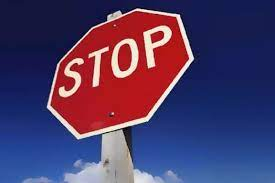
#> input picture computer_vision/camera_calibration/download.jpg, 275 x 183 px
$ jupyter execute perspective_transform.ipynb
#> lines starting #> are read from the running program, lines starting #| are printed output that depends on the picture
[cell 1]
import numpy as np
import matplotlib.pyplot as plt
import cv2

[cell 2]
image_name = "download.jpg"
image = cv2.imread(image_name)
#> image is the input picture: shape (183, 275, 3); mean B, G, R 101.8, 59.1, 76.8
plt.imshow(image)
plt.plot(175, 16, '.')
plt.plot(187, 58, '.')
plt.plot(51, 105, '.')
plt.plot(60, 62, '.')
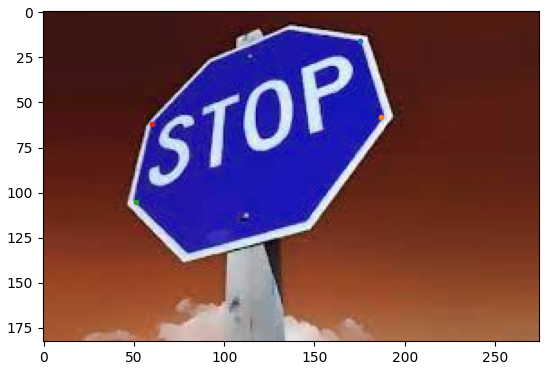
#> figure drawn by matplotlib, 1 panel; B, G, R data is drawn as R, G, B

[cell 3]
def warm(img):
    img_size = (img.shape[0], img.shape[1])
#> img_size = (183, 275)
    src = np.float32([
        [175, 16],
        [187, 58],
        [51, 105],
        [60, 62]])

    dst = np.float32([
        [175, 62],
        [175, 105],
        [51, 105],
        [51, 62]])


    M = cv2.getPerspectiveTransform(src, dst)
    warped = cv2.warpPerspective(img, M, img_size, flags=cv2.INTER_LINEAR)
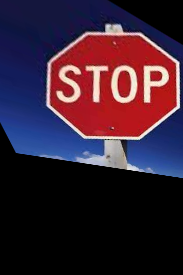
#> warped: shape (275, 183, 3); mean B, G, R 50.9, 32.9, 55.2
    return warped

$ run again, with computer_vision/camera_calibration/calibration_test.png saved as computer_vision/camera_calibration/download.jpg
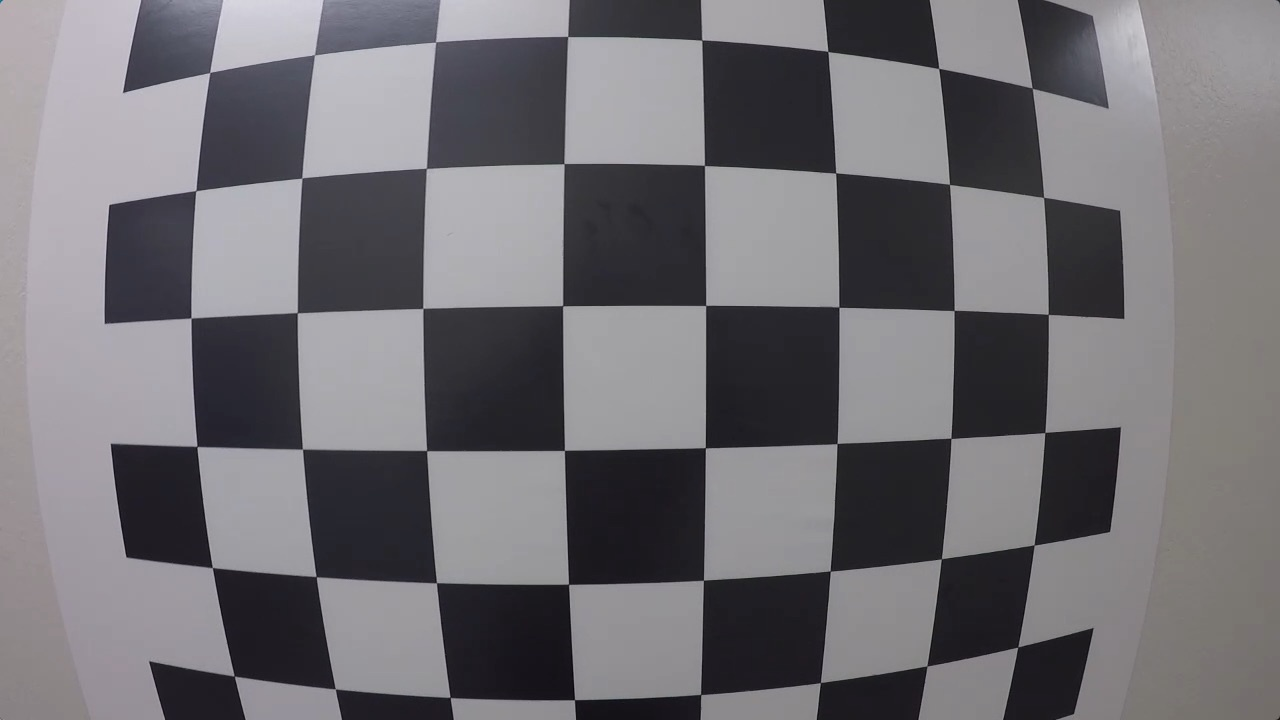
#> input picture computer_vision/camera_calibration/calibration_test.png, 1280 x 720 px
#> image is the input picture: shape (720, 1280, 3); mean B, G, R 115.4, 110.9, 112.9
#> `[cell 2] image_name = "download.jpg" image = cv2.imread(image_name) pl..`:
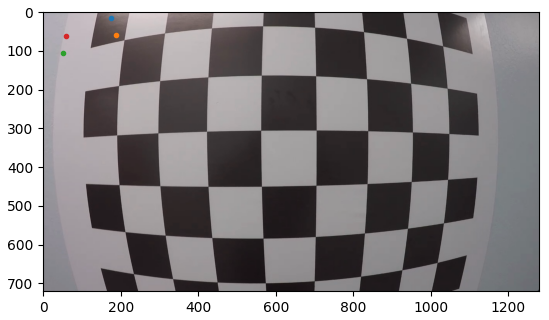
#> figure drawn by matplotlib, 1 panel; B, G, R data is drawn as R, G, B
#> in warm, `warped = cv2.warpPerspective(img, M, img_size, flags=cv2.INTER_LINEAR)`:
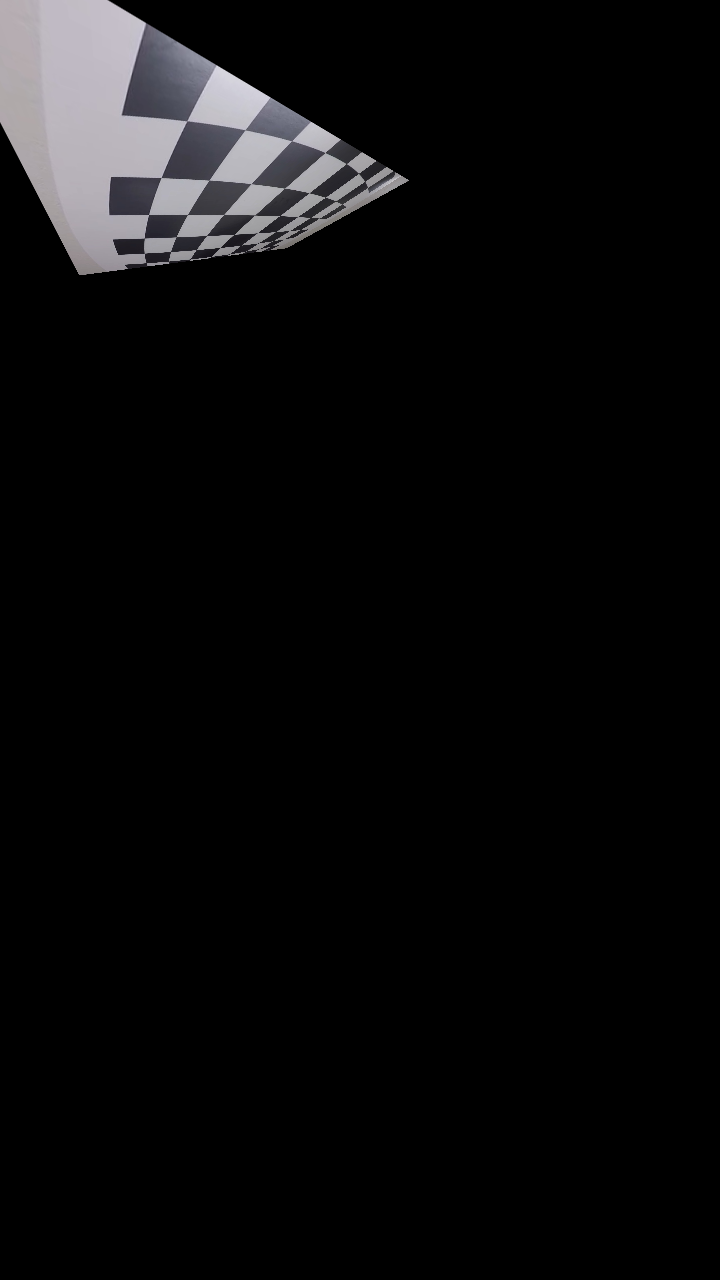
#> warped: shape (1280, 720, 3); mean B, G, R 11.2, 10.7, 10.9

$ run again, with computer_vision/camera_calibration/test_image.png saved as computer_vision/camera_calibration/download.jpg
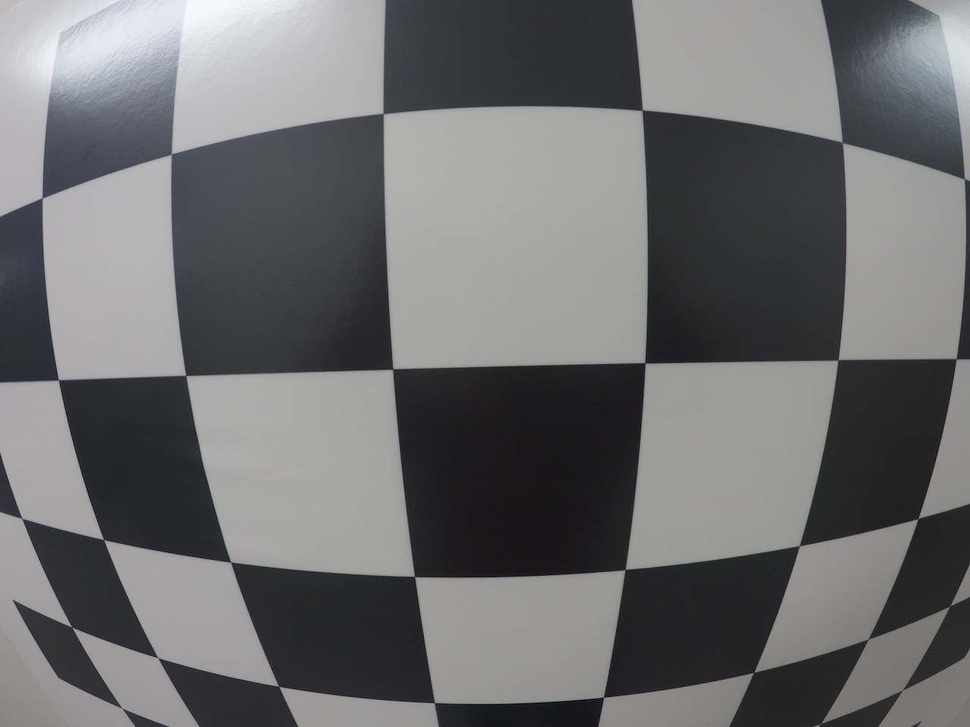
#> input picture computer_vision/camera_calibration/test_image.png, 970 x 727 px, shrunk from 1280 x 960 before the run
#> image is the input picture: shape (727, 970, 3); mean B, G, R 110.9, 109.7, 109.3
#> `[cell 2] image_name = "download.jpg" image = cv2.imread(image_name) pl..`:
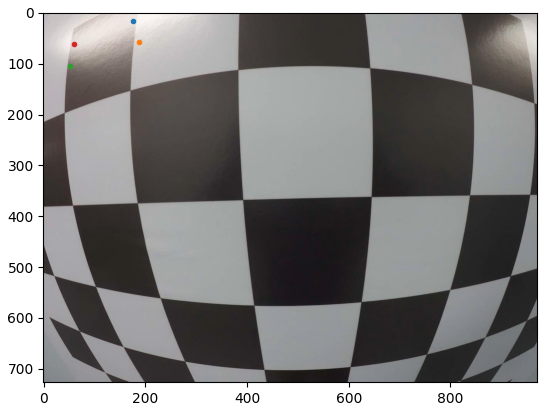
#> figure drawn by matplotlib, 1 panel; B, G, R data is drawn as R, G, B
#> in warm, `warped = cv2.warpPerspective(img, M, img_size, flags=cv2.INTER_LINEAR)`:
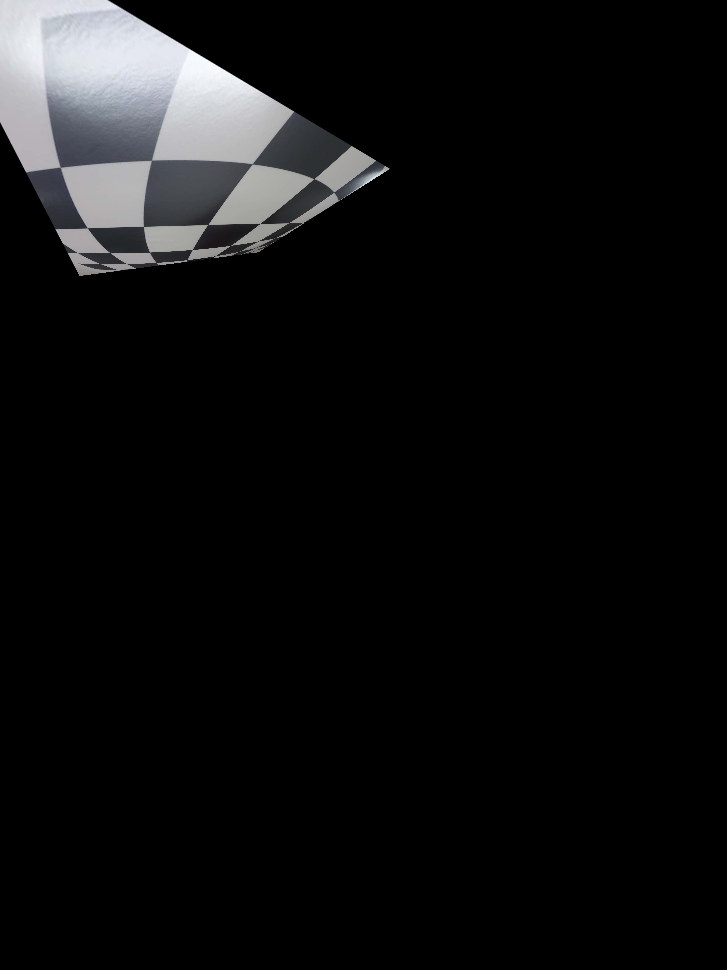
#> warped: shape (970, 727, 3); mean B, G, R 14.9, 14.5, 14.3
